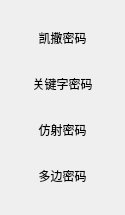
                                        <widget class="QWidget" name="danbiaotidai">
                                            <property name="geometry">
                                                <rect>
                                                    <x>0</x>
                                                    <y>0</y>
                                                    <width>125</width>
                                                    <height>215</height>
                                                </rect>
                                            </property>
                                            <attribute name="label">
                                                <string>单表替代密码</string>
                                            </attribute>
                                            <layout class="QVBoxLayout" name="verticalLayout_4">
                                                <item>
                                                    <widget class="QPushButton" name="kaisa">
                                                        <property name="text">
                                                            <string>凯撒密码</string>
                                                        </property>
                                                        <property name="checkable">
                                                            <bool>true</bool>
                                                        </property>
                                                        <property name="checked">
                                                            <bool>false</bool>
                                                        </property>
                                                        <property name="default">
                                                            <bool>true</bool>
                                                        </property>
                                                        <property name="flat">
                                                            <bool>true</bool>
                                                        </property>
                                                        <attribute name="buttonGroup">
                                                            <string notr="true">button_group</string>
                                                        </attribute>
                                                    </widget>
                                                </item>
                                                <item>
                                                    <widget class="QPushButton" name="guanjianzi">
                                                        <property name="text">
                                                            <string>关键字密码</string>
                                                        </property>
                                                        <property name="checkable">
                                                            <bool>true</bool>
                                                        </property>
                                                        <property name="flat">
                                                            <bool>true</bool>
                                                        </property>
                                                        <attribute name="buttonGroup">
                                                            <string notr="true">button_group</string>
                                                        </attribute>
                                                    </widget>
                                                </item>
                                                <item>
                                                    <widget class="QPushButton" name="fangshe">
                                                        <property name="text">
                                                            <string>仿射密码</string>
                                                        </property>
                                                        <property name="checkable">
                                                            <bool>true</bool>
                                                        </property>
                                                        <property name="flat">
                                                            <bool>true</bool>
                                                        </property>
                                                        <attribute name="buttonGroup">
                                                            <string notr="true">button_group</string>
                                                        </attribute>
                                                    </widget>
                                                </item>
                                                <item>
                                                    <widget class="QPushButton" name="duobian">
                                                        <property name="text">
                                                            <string>多边密码</string>
                                                        </property>
                                                        <property name="checkable">
                                                            <bool>true</bool>
                                                        </property>
                                                        <property name="flat">
                                                            <bool>true</bool>
                                                        </property>
                                                        <attribute name="buttonGroup">
                                                            <string notr="true">button_group</string>
                                                        </attribute>
                                                    </widget>
                                                </item>
                                            </layout>
                                        </widget>
